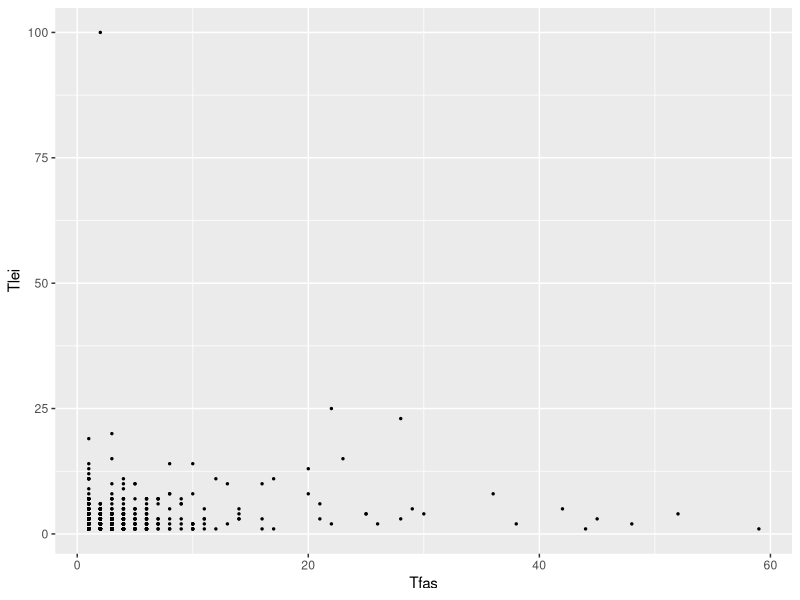
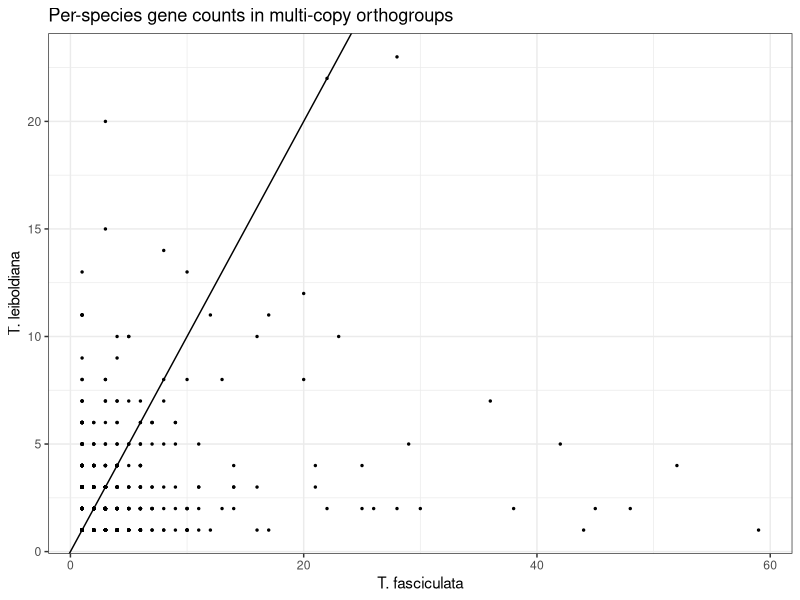

The R script that drew these images, in order:
# Studying differences in gene family sizes between Tfas and Tlei

library(ggplot2)

setwd("Documents/GitHub/Tillandsia-compgenomics/Gene-family-evo-tfas-tlei/")
setwd("/home/clara/Documents/GitHub/Tillandsia-compgenomics/Gene-family-evo-tfas-tlei/")
counts <- read.table("orthogroups_Tfas_Tlei_Acom.counts.no_TEs.size_corrections.no_plastid-mito-ribo.txt", sep = '\t')
colnames(counts) <- c("og_id", "Acom", "Tfas", "Tlei")

# Filter out unique orthogroups
counts_Tfas_Tlei <- counts[counts$Tfas != 0 & counts$Tlei != 0,]
ggplot(counts_Tfas_Tlei, aes(x=Tfas, y=Tlei)) + geom_point(size = .5)

# Same without plastid annotations
counts_noplastid <- read.table("orthogroups_Tfas_Tlei_Acom.counts.no_TEs.size_corrections-bothspecies.no_plastid-mito-ribo.txt",
                               sep = "\t")
colnames(counts_noplastid) <- c("og_id", "Acom", "Tfas", "Tlei")
counts_Tfas_Tlei_npl <- counts_noplastid[counts_noplastid$Tfas != 0 & counts_noplastid$Tlei != 0,]
counts_Tfas_Tlei_npl <- counts_Tfas_Tlei_npl[counts_Tfas_Tlei_npl$og_id != "OG0000015",]

ggplot(counts_Tfas_Tlei_npl, aes(x=Tfas, y=Tlei)) + geom_point(size = .5) +
  geom_abline(intercept = 0, slope = 1) +
  labs(title = "Per-species gene counts in multi-copy orthogroups") +
  ylab(label = "T. leiboldiana") +
  xlab(label = "T. fasciculata") +
  theme_bw()

counts_Tfas_Tlei_npl_multi <- counts_Tfas_Tlei_npl[!(counts_Tfas_Tlei_npl$Tfas == 1 & counts_Tfas_Tlei_npl$Tlei == 1),]
write.table(counts_Tfas_Tlei_npl_multi, file = "orthogroup_selection_for_GO_term_all.txt", sep = "\t")

chisq.test(counts_Tfas_Tlei_npl$Tfas, counts_Tfas_Tlei_npl$Tlei, correct=FALSE)
  
